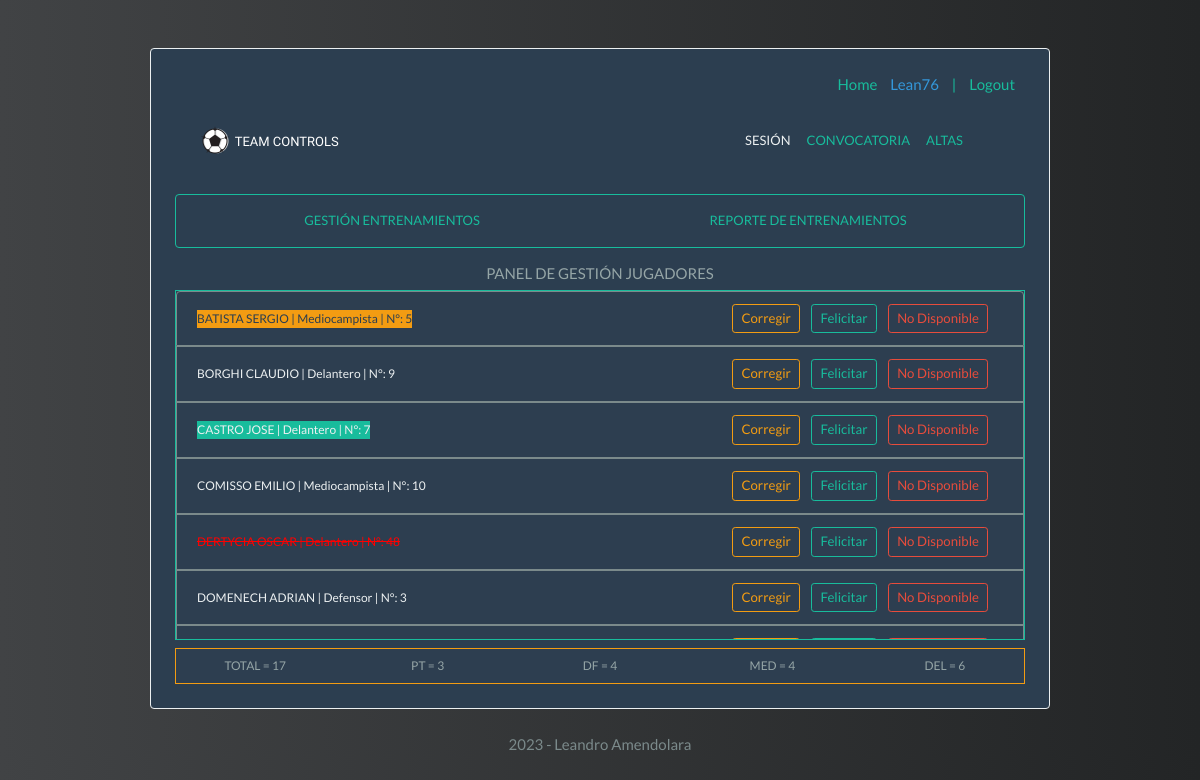
The app's page /sesion (signed in) with its own data.
### app.py (models this page shows, shortened)
class User(UserMixin, db.Model): #CLASE  PARA CREAR USUARIOS
    id = db.Column(db.Integer, primary_key=True)
    username = db.Column(db.String(15), unique=True)
    email = db.Column(db.String(50), unique=True)
    password = db.Column(db.String(20), unique=True)

### models.py (models this page shows, shortened)
class Jugadores(db.Model):
    __tablename__ = "jugadores"
    id = db.Column(db.Integer, primary_key=True, autoincrement=True)
    nombres = db.Column(db.String(200), nullable=False)
    apellidos = db.Column(db.String(200), nullable=False)
    posicion = db.Column(db.String(200), nullable=False)
    dorsal = db.Column(db.Integer)
    no_disponible = db.Column(db.Boolean, nullable=False)
    correccion = db.Column(db.Boolean, nullable=False)
    animar = db.Column(db.Boolean, nullable=False)
    entrenamiento = db.relationship("Asistencia")
    convocatoria = db.relationship("Jugadores_Convocados")

### app.py (the view)
@app.route("/sesion")
@login_required
def sesion():
    todos_los_jugadores = db.session.query(Jugadores).order_by(
        Jugadores.apellidos).all()  # Consultamos y almacenamos todas las tareas ordenadas por fecha ascendente
    total_tg = db.session.query(Jugadores).count()  # TOTAL JUGADORES#
    todos_los_porteros = db.session.query(Jugadores).filter_by(posicion="Portero").count()  # TOTAL PORTEROS#
    todos_los_defensores = db.session.query(Jugadores).filter_by(posicion="Defensor").count()  # TOTAL DEFENSORES#
    todos_los_medios = db.session.query(Jugadores).filter_by(posicion="Mediocampista").count()  # TOTAL MEDIOCAMPISTAS#
    todos_los_delanteros = db.session.query(Jugadores).filter_by(posicion="Delantero").count()  # TOTAL DELANTEROS#
    return render_template("sesion.html", todos_los_jugadores=todos_los_jugadores,
                           total_tg=total_tg, todos_los_porteros=todos_los_porteros,
                           todos_los_defensores=todos_los_defensores, todos_los_medios=todos_los_medios,
                           todos_los_delanteros=todos_los_delanteros)

### app.py (called while the page is built)
@login_manager.user_loader
def load_user(user_id):
    return User.query.get(int(user_id))

### templates/sesion.html (shortened to what this page needs)
{% extends "base_template.html" %}
            {% block content %}
                <div class="col collapse navbar-collapse ml-auto" id="navbarColor03">
                    <ul class="navbar-nav ml-auto">
                        <li class="nav-item ml-auto"><a class="nav-link text-light" href="{{ url_for('sesion') }}">SESIÓN</a></li>
                        <li class="nav-item ml-auto"><a class="nav-link" href="{{ url_for('convocatoria') }}">CONVOCATORIA</a></li>
                        <li class="nav-item ml-auto"><a class="nav-link" href="{{ url_for('altas') }}">ALTAS</a></li>
                    </ul>
                </div>
            </div>
         </nav>
         <div class="row container-sm col mt-2 p-2 form-group border border-success rounded" style="margin-left: 0px;margin-top: -10px;text-align: center;">
            <div class="col nav-link">
                <a href="/entrenamiento">GESTIÓN ENTRENAMIENTOS
                </a>
            </div>
            <div class="col nav-link">
                <a href="/reporte-entrenamiento">REPORTE DE ENTRENAMIENTOS
                </a>
            </div>
         </div>
        <H6 class="text-secondary text-center mt-2">PANEL DE GESTIÓN JUGADORES</H6>
        <div class="container sm border border-success list_scroll_bar">
            <ul class="row col-16 list-group" id="list-scroll" >
                {% for jugador in todos_los_jugadores %}
                    <li class="col border border-dark list-group-item list-group-item-action list-group-item-info text-light abs-center list_bg">
                        <span class="{% if jugador.no_disponible ==true %} no_disponible  {% endif %}
                        {% if jugador.correccion ==true %} bg-warning fw-bold text-primary {% endif %}
                        {% if jugador.animar ==true %} class='badge bg-success text-wrap' style='width: 100rem;' {% endif %}">
                            {{ jugador.apellidos }} {{ jugador.nombres }} | {{ jugador.posicion }} | N°: {{ jugador.dorsal }}
                        </span>
                    <div class="col text-right ml-auto">
                        <a href="/correccion/{{jugador.id}}">
                            <button type="button" class="btn btn-outline-warning btn-sm" style="1rem">Corregir
                            </button>
                        </a>
                        <a href="/felicitar/{{jugador.id}}" style="text-decoration:none">
                            <button type="button" class="btn btn-outline-success btn-sm">Felicitar
                            </button>
                        </a>
                        <a href="/no-disponible/{{jugador.id}}" style="text-decoration:none">
                            <button type="button" class="btn btn-outline-danger btn-sm"  style="width='1.5em' height='1.5em'">No Disponible
                            </button>
                        </a>
                    </div>
                    </li>
                {% endfor %}
            </ul>
        </div>
        <div class="container sm mt-2 p-2 border border-warning list_bg">
            <div class="row text-secondary text-center">
                <div class="col">
                    <span>
                        TOTAL = {{total_tg}}
                    </span>
                </div>
                <div class="col">
                    <span>
                        PT = {{ todos_los_porteros }}
                    </span>
                </div>
                <div class="col">
                    <span>
                        DF = {{ todos_los_defensores }}
                    </span>
                </div>
                <div class="col">
                    <span>
                        MED = {{ todos_los_medios }}
                    </span>
                </div>
                <div class="col">
                    <span>
                        DEL = {{ todos_los_delanteros }}
                    </span>
                </div>
            </div>
        </div>
        {% endblock %}

### templates/base_template.html (shortened to what this page needs)
<!DOCTYPE html>
<html lang="en">
<head>
    <link rel="stylesheet" href="https://cdn.jsdelivr.net/npm/bootswatch@4.5.2/dist/flatly/bootstrap.min.css">
    <link rel="stylesheet" href="{{ url_for('static', filename='main.css') }}">
</head>
<body>
     <div class="container-sm w-75 mt-5 p-4 border border-light rounded bg-primary">
         <div class="mr-auto">
            <ul class="user-info">
                    <li><a href="{{ url_for('index') }}">Home</a></li>
                {% if current_user.is_anonymous %}
                    <li><a href="{{ url_for('login') }}">Login</a></li>
                    <li> | </li>
                    <li><a href="{{ url_for('signup') }}">Registrar</a></li>
                {% else %}
                    <li class="text-info">{{ current_user.username }}</li>
                    <li class="text-success"> | </li>
                    <li><a href="{{ url_for('logout') }}">Logout</a></li>
                {% endif %}
            </ul>
         </div>
         <nav class="navbar navbar-expand-md">
            <div class="row container-fluid p-2">
                <a class="col navbar-brand" href="/sesion">
                    <img src="/static/balon_png.png" class="img-responsive">
                    <h3 class ="d-inline titulo text-white">TEAM CONTROLS</h3>
                </a>
         {% block content %}
         {% endblock %}
    </div>
    </body>
    <footer class="text-center text-dark pt-4">2023 - Leandro Amendolara</footer>
</html>

### static/main.css (style rules this page uses)
.titulo { font-family: 'Gugi', cursive; font-size: 13px; }
.abs-center { display: flex; align-items: center; justify-content: center; }
.nav-link { font-size: 13px; }
body { background: #232526; background: -webkit-linear-gradient(to right, #414345, #232526); background: linear-gradient(to right, #414345, #232526); }
.list_scroll_bar { overflow-y: scroll; height: 350px; }
.list_bg { background: #2d3e50; font-size: 12px; }
.no_disponible { text-decoration: line-through; color: red; }
.user-info { list-style: none; text-align: right; margin: 0; padding: 0; }
.user-info li { display: inline-block; margin: 0; padding: 0 10px 0 0; }

### records on screen
User: username "Lean76"
Jugadores: apellidos "BATISTA", nombres "SERGIO", posicion "Mediocampista", dorsal "5"
Jugadores: apellidos "BORGHI", nombres "CLAUDIO", posicion "Delantero", dorsal "9"
Jugadores: apellidos "CASTRO", nombres "JOSE", posicion "Delantero", dorsal "7"
Jugadores: apellidos "COMISSO", nombres "EMILIO", posicion "Mediocampista", dorsal "10"
Jugadores: apellidos "DOMENECH", nombres "ADRIAN", posicion "Defensor", dorsal "3"

### other values on screen
{{ total_tg }} "17"
{{ todos_los_porteros }} "3"
{{ todos_los_defensores }} "4"
{{ todos_los_medios }} "4"
{{ todos_los_delanteros }} "6"
